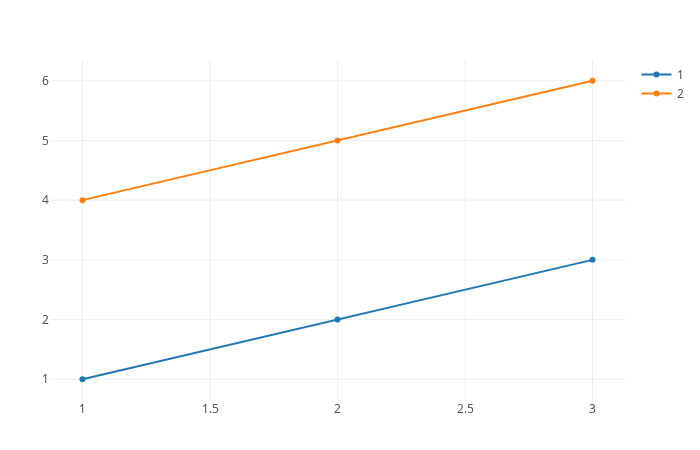

Write notebook code for a chart like this one.
### Code cell
plot_x_y(([1, 2, 3], [4, 5, 6]))

### Figure 1 — Plotly figure (JSON) as saved in the notebook; plotly's stock layout.template omitted (floating-point values rounded to 4 significant figures)
{"data": [{"name": "1", "type": "scatter", "x": [1, 2, 3], "y": [1, 2, 3]}, {"name": "2", "type": "scatter", "x": [1, 2, 3], "y": [4, 5, 6]}], "layout": {"autosize": false, "editable": true, "height": 450, "margin": {"b": 50, "l": 50, "r": 50, "t": 60}, "width": 700, "xaxis": {"autorange": true, "range": [0.8725, 3.127], "type": "linear"}, "yaxis": {"autorange": true, "range": [0.6524, 6.348], "type": "linear"}}}
